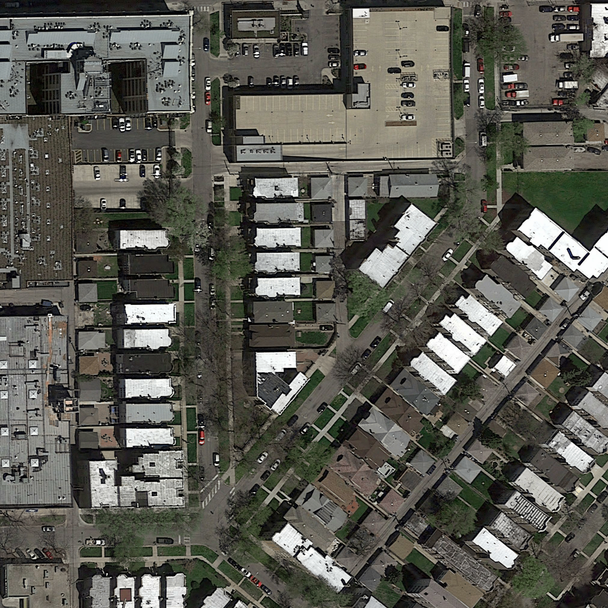
#> input picture Final_Task/test_4.png, 608 x 608 px
$ jupyter execute road_segmentation2.ipynb
#> lines starting #> are read from the running program, lines starting #| are printed output that depends on the picture; after the words box and inside, x2 and y2 are one past the last pixel; in counts of white or black regions, pixels touching at a corner belong together
[cell 1]
import cv2
import numpy as np
import matplotlib.pyplot as plt

[cell 2]
image = cv2.imread('test_4.png')
#> image is the input picture: shape (608, 608, 3); mean B, G, R 82.6, 90.5, 90.8
if image is None:
    print("Error: Image not found.")
else:
    # Preprocessing
    gray = cv2.cvtColor(image, cv2.COLOR_BGR2GRAY)
    hsv = cv2.cvtColor(image, cv2.COLOR_BGR2HSV)
#> hsv: shape (608, 608, 3); mean H, S, V 38.5, 40.9, 93
    h, s, v = cv2.split(hsv)
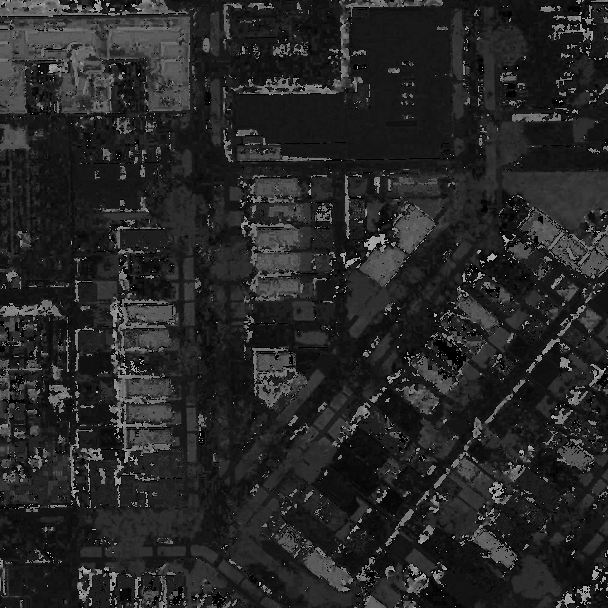
#> h: shape (608, 608); min 0, max 179, mean 38.5
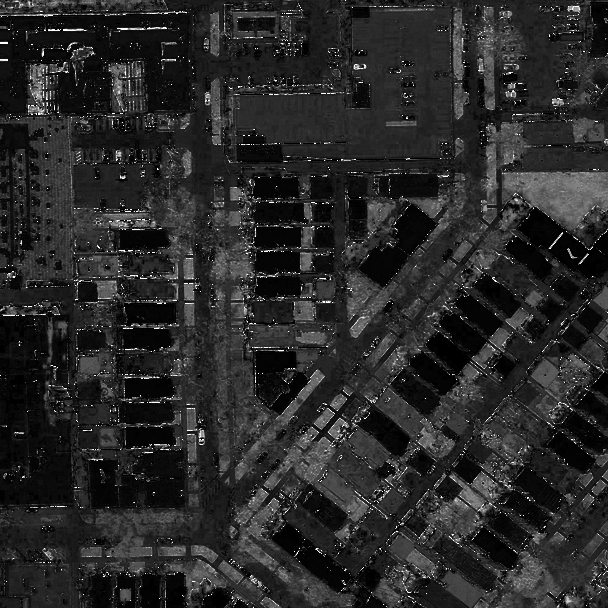
#> s: shape (608, 608); min 0, max 255, mean 40.9
    blurred = cv2.GaussianBlur(gray, (5, 5), 0)

    # Edge Detection
    edges = cv2.Canny(blurred, 100, 200)
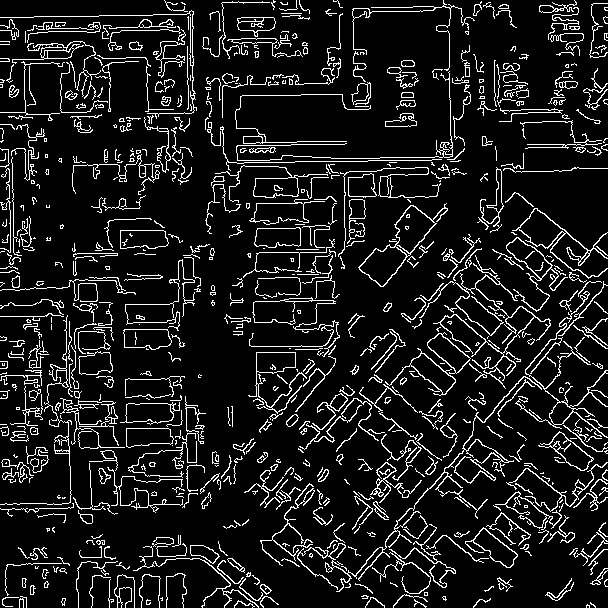
#> edges: shape (608, 608); 10.8% white in thin lines or dots

    # Find Contours
    contours, _ = cv2.findContours(edges, cv2.RETR_EXTERNAL, cv2.CHAIN_APPROX_SIMPLE)
#> contours = 714 contours, 553 with area under 20; largest, box (x1, y1, x2, y2) and area: (358, 203, 448, 287) 2315, (385, 332, 471, 396) 1632, (512, 208, 608, 279) 1224, (506, 237, 568, 312) 917, (120, 402, 180, 425) 844

    # Draw results on a copy
    output = image.copy()
    cv2.drawContours(output, contours, -1, (0, 255, 0), 2)
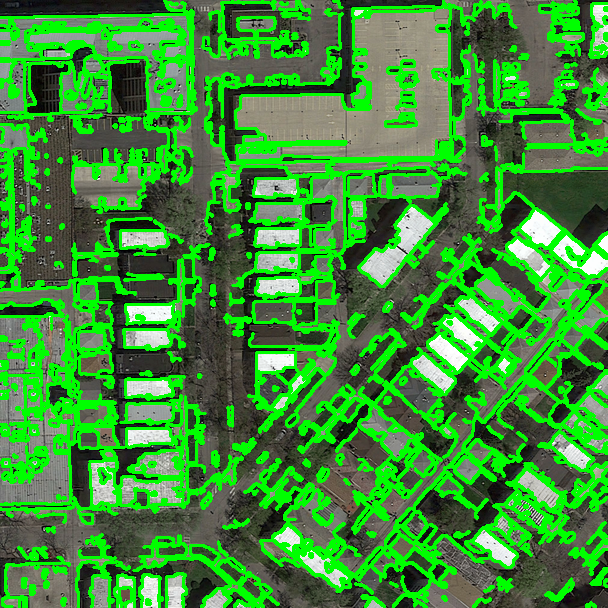
#> output: shape (608, 608, 3); mean B, G, R 55.7, 142.5, 61.7

    # Display using Matplotlib (Convert BGR to RGB)
    plt.imshow(cv2.cvtColor(output, cv2.COLOR_BGR2RGB))
    plt.title('Detected Contours')
    plt.axis('off') # Hide axes
    plt.show()

[cell 3]
# Adaptive Mean Thresholding
thresh_mean = cv2.adaptiveThreshold(
    gray, 255,
    cv2.ADAPTIVE_THRESH_MEAN_C,
    cv2.THRESH_BINARY,
    199, 5
)
#> thresh_mean: shape (608, 608); 47.3% white; 2316 white regions (2145 under 20 px), largest, box (x1, y1, x2, y2) and area: (0, 0, 444, 253) 25108, (247, 281, 509, 593) 20305, (236, 7, 453, 161) 19683

combined = cv2.hconcat([image, cv2.cvtColor(thresh_mean, cv2.COLOR_GRAY2BGR)])

plt.imshow(combined)
plt.title('Adaptive Mean Thresholding')
plt.axis('off') # Hide axes
plt.show()

[cell 4]
thresh_gauss = cv2.adaptiveThreshold(
    gray, 255,
    cv2.ADAPTIVE_THRESH_GAUSSIAN_C,
    cv2.THRESH_BINARY,
    199, 5
)
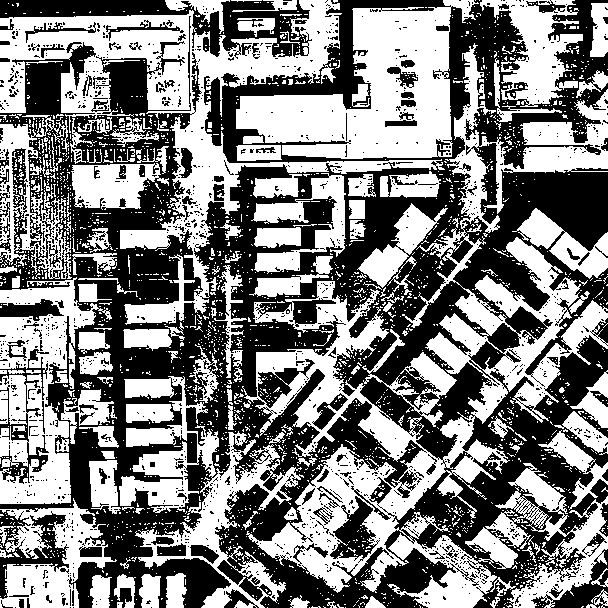
#> thresh_gauss: shape (608, 608); 50.1% white; 1463 black regions (1339 under 20 px), largest, box (x1, y1, x2, y2) and area: (0, 0, 608, 608) 157156, (0, 0, 312, 59) 6406, (0, 510, 69, 599) 2062

combined = cv2.hconcat([image, cv2.cvtColor(thresh_gauss, cv2.COLOR_GRAY2BGR)])

plt.imshow(combined)
plt.title('Adaptive Gaussian Thresholding')
plt.axis('off') # Hide axes
plt.show()

[cell 5]
# Apply Otsu's thresholding
ret, thresh_s = cv2.threshold(s, 0, 255, cv2.THRESH_BINARY_INV + cv2.THRESH_OTSU)
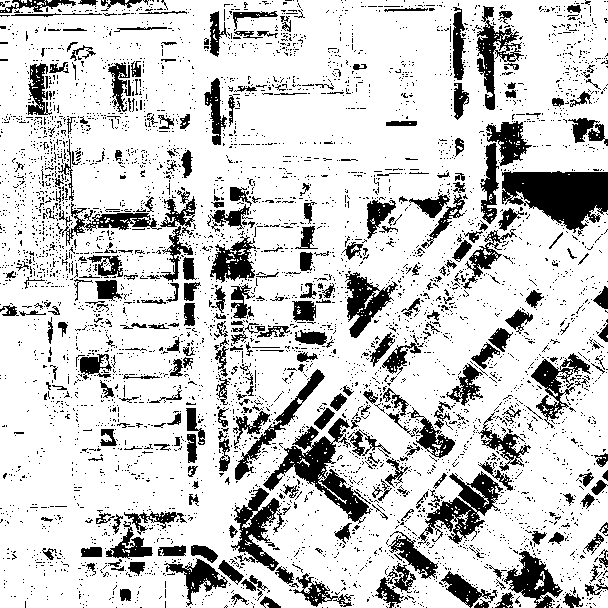
#> thresh_s: shape (608, 608); 80.1% white; 4831 black regions (4504 under 20 px), largest, box (x1, y1, x2, y2) and area: (502, 171, 608, 236) 4404, (263, 418, 373, 524) 3220, (418, 471, 503, 545) 2282
#> ret = 61
v_mask = cv2.inRange(v, 60, 130)
#> v_mask: shape (608, 608); 46.9% white; 2873 white regions (2692 under 20 px), largest, box (x1, y1, x2, y2) and area: (0, 0, 608, 608) 125992, (0, 114, 169, 410) 14581, (68, 113, 171, 177) 3355
road_candidates = cv2.bitwise_and(thresh_s, v_mask)
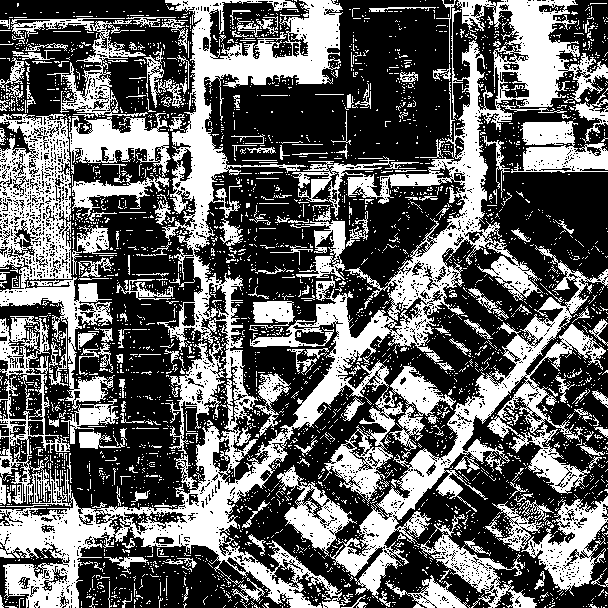
#> road_candidates: shape (608, 608); 38.8% white; 3615 white regions (3384 under 20 px), largest, box (x1, y1, x2, y2) and area: (0, 0, 608, 608) 65412, (330, 245, 608, 599) 14786, (0, 114, 115, 410) 11324

# Connected component analysis
num_labels, labels, stats, centroids = cv2.connectedComponentsWithStats(road_candidates)
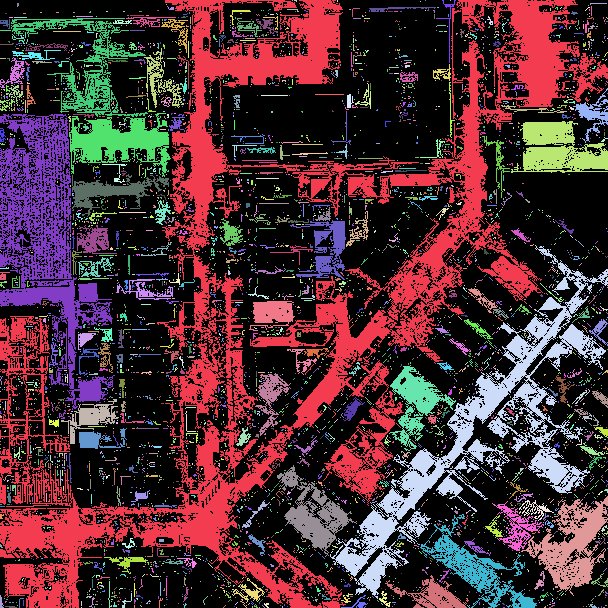
#> labels: shape (608, 608) int32; 3616 distinct labels, from 0 to 3615; one colour per label, 0 black
#> num_labels = 3616; centroids = 3616 pairs, first value 0 to 607, second value 0 to 607

# Filter by shape - roads are elongated
filtered = np.zeros_like(road_candidates)
for i in range(1, num_labels):
    area = stats[i, cv2.CC_STAT_AREA]
    w = stats[i, cv2.CC_STAT_WIDTH]
    h = stats[i, cv2.CC_STAT_HEIGHT]
    aspect_ratio = max(w,h) / (min(w,h) + 1e-5)

    # Roads are elongated (high aspect ratio) or large connected networks
    if aspect_ratio > 2.0 and area > 500:
        filtered[labels == i] = 255
#> this loop made 3615 passes
#> (area, w, h, aspect_ratio) on passes 1, 7, 14: (65412, 608, 608, 1), (109, 20, 63, 3.15), (142, 67, 5, 13.4)
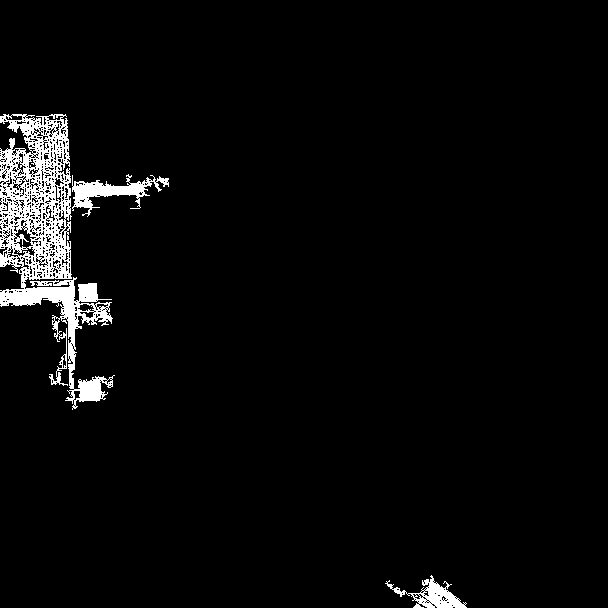
#> filtered: shape (608, 608); 3.7% white; 3 white regions, box (x1, y1, x2, y2) and area: (0, 114, 115, 410) 11324, (72, 174, 169, 217) 1339, (385, 575, 467, 608) 943

combined = cv2.hconcat([image,cv2.cvtColor(road_candidates, cv2.COLOR_GRAY2BGR),  cv2.cvtColor(filtered, cv2.COLOR_GRAY2BGR)])
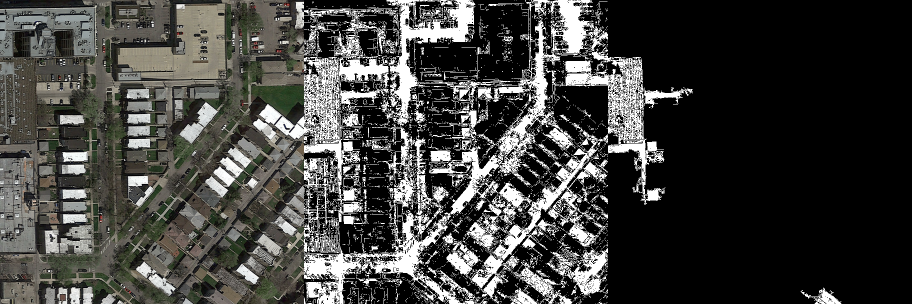
#> combined: shape (608, 1824, 3) (shown at 1/2 size); mean B, G, R 63.7, 66.3, 66.4

plt.imshow(combined)
plt.title('Otsu Thresholding')
plt.axis('off') # Hide axes
plt.show()

[cell 6]
hsv = cv2.cvtColor(image, cv2.COLOR_BGR2HSV)
h, s, v = cv2.split(hsv)

fig, axes = plt.subplots(1, 3, figsize=(20, 6))
axes[0].imshow(h, cmap='gray')
axes[0].set_title('Hue')
axes[1].imshow(s, cmap='gray')
axes[1].set_title('Saturation')
axes[2].imshow(v, cmap='gray')
axes[2].set_title('Value')
plt.show()

$ run again, with Final_Task/topdown_image.png copied over Final_Task/test_4.png
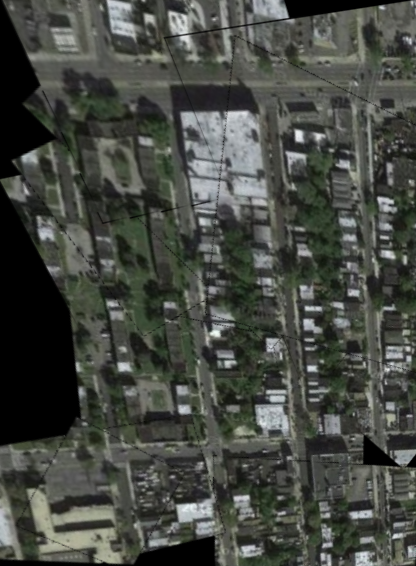
#> input picture Final_Task/topdown_image.png, 416 x 566 px
#> image is the input picture: shape (566, 416, 3); mean B, G, R 66.8, 73, 69.9
#> hsv: shape (566, 416, 3); mean H, S, V 45.8, 27.2, 73.4
#> `edges = cv2.Canny(blurred, 100, 200)`:
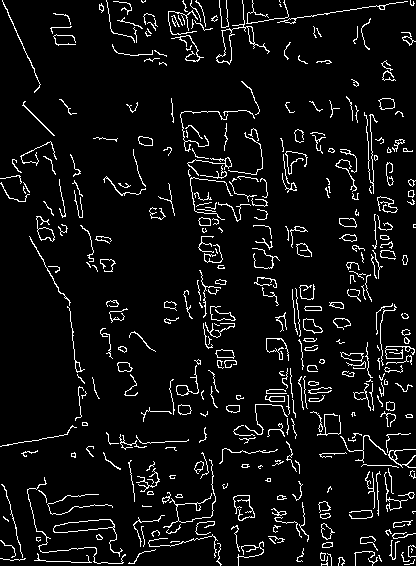
#> edges: shape (566, 416); 6.4% white in thin lines or dots
#> contours = 375 contours, 315 with area under 20; largest, box (x1, y1, x2, y2) and area: (53, 519, 123, 557) 520, (216, 0, 270, 65) 364, (36, 216, 55, 242) 166, (303, 318, 323, 334) 162, (378, 98, 395, 110) 137
#> thresh_mean: shape (566, 416); 51.6% white; 443 black regions (341 under 20 px), largest, box (x1, y1, x2, y2) and area: (0, 0, 416, 566) 66605, (0, 183, 102, 447) 14978, (362, 107, 416, 365) 6508
#> thresh_gauss: shape (566, 416); 50.3% white; 455 black regions (358 under 20 px), largest, box (x1, y1, x2, y2) and area: (0, 0, 416, 566) 69534, (0, 183, 86, 446) 12930, (362, 107, 416, 365) 6722
#> thresh_s: shape (566, 416); 77% white; 579 black regions (460 under 20 px), largest, box (x1, y1, x2, y2) and area: (56, 153, 206, 394) 13260, (214, 229, 292, 444) 6379, (274, 149, 347, 331) 5247
#> ret = 39
#> v_mask: shape (566, 416); 51.3% white; 1022 black regions (780 under 20 px), largest, box (x1, y1, x2, y2) and area: (0, 0, 197, 447) 30896, (0, 453, 220, 566) 8183, (297, 305, 416, 507) 6221
#> road_candidates: shape (566, 416); 40.7% white; 363 white regions (289 under 20 px), largest, box (x1, y1, x2, y2) and area: (0, 0, 416, 566) 72963, (311, 452, 416, 566) 5098, (20, 144, 98, 286) 4074
#> labels: shape (566, 416) int32; 364 distinct labels, from 0 to 363
#> num_labels = 364; stats = 364 rows, first 6: [0, 0, 416, 566, 139713], [0, 0, 416, 566, 72963], [141, 0, 6, 3, 11], [262, 0, 3, 4, 7], [280, 0, 7, 10, 31], [287, 11, 1, 3, 3]; centroids = 364 pairs, first value 9.7 to 415, second value 1 to 565
#> the loop `for i in range(1, num_labels):` made 363 passes
#> (area, w, h, aspect_ratio) on passes 1, 4, 23: (72963, 416, 566, 1.36), (31, 7, 10, 1.43), (23, 6, 7, 1.17)
#> `combined = cv2.hconcat([image,cv2.cvtColor(road_candidates, cv2.COLOR_..`:
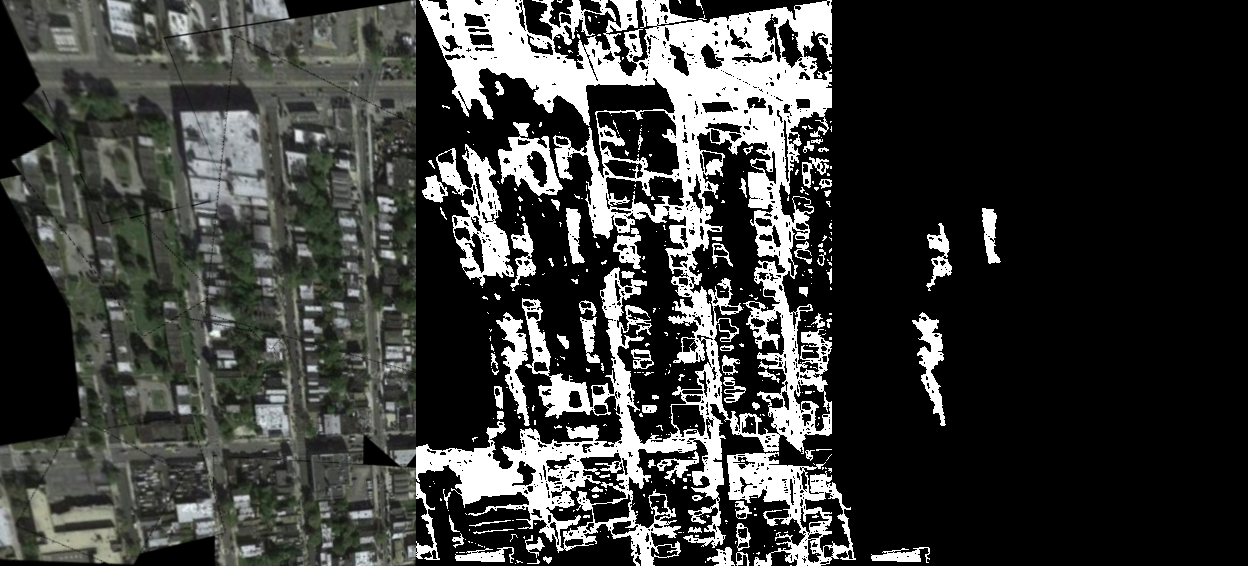
#> combined: shape (566, 1248, 3); mean B, G, R 58.2, 60.3, 59.2

$ run again, with Final_Task/test_1.jpg saved as Final_Task/test_4.png
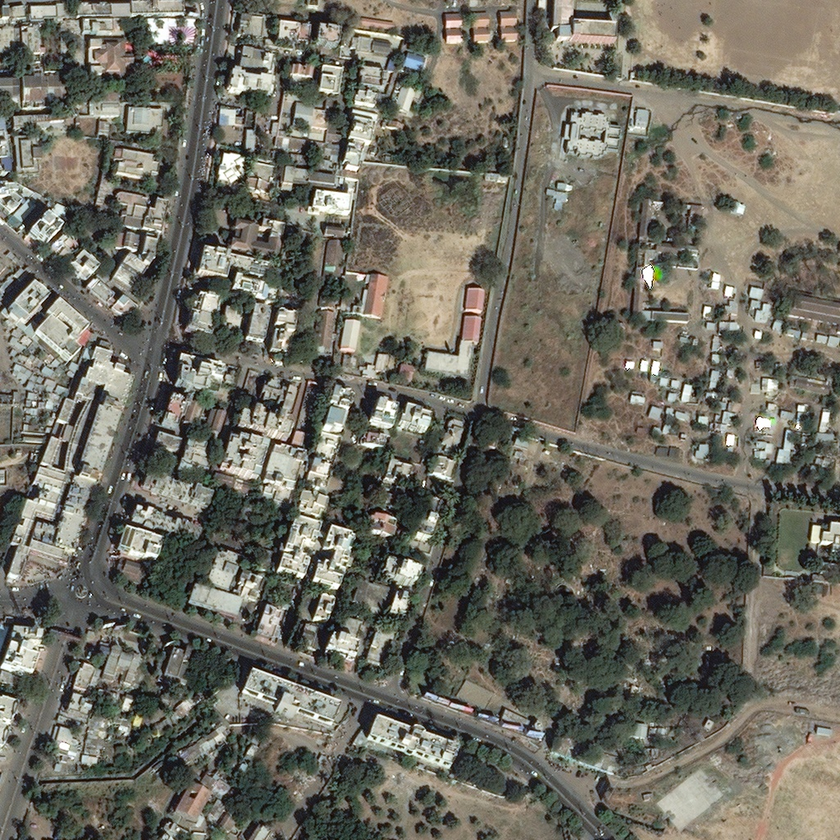
#> input picture Final_Task/test_1.jpg, 840 x 840 px, shrunk from 1024 x 1024 before the run
#> image is the input picture: shape (840, 840, 3); mean B, G, R 96.7, 107.5, 109.4
#> hsv: shape (840, 840, 3); mean H, S, V 40.6, 45.2, 112.7
#> edges: shape (840, 840); 11% white in thin lines or dots
#> contours = 1631 contours, 1326 with area under 20; largest, box (x1, y1, x2, y2) and area: (105, 524, 163, 576) 1258, (58, 384, 127, 513) 1009, (396, 402, 432, 433) 728, (51, 337, 132, 435) 650, (218, 153, 245, 190) 638
#> thresh_mean: shape (840, 840); 52.4% white; 3076 black regions (2780 under 20 px), largest, box (x1, y1, x2, y2) and area: (0, 0, 672, 840) 220686, (488, 346, 840, 780) 34320, (569, 92, 840, 432) 16312
#> thresh_gauss: shape (840, 840); 53.7% white; 3274 black regions (2936 under 20 px), largest, box (x1, y1, x2, y2) and area: (0, 0, 840, 840) 212221, (488, 346, 840, 780) 25355, (493, 464, 622, 683) 7839
#> thresh_s: shape (840, 840); 90.7% white; black in thin lines or dots
#> ret = 78
#> v_mask: shape (840, 840); 48.3% white; 2710 white regions (2464 under 20 px), largest, box (x1, y1, x2, y2) and area: (0, 0, 840, 840) 312995, (623, 60, 840, 113) 3172, (0, 118, 58, 184) 1006
#> road_candidates: shape (840, 840); 44.8% white; 4647 white regions (4363 under 20 px), largest, box (x1, y1, x2, y2) and area: (0, 0, 840, 840) 263897, (738, 224, 840, 346) 5690, (20, 118, 142, 279) 3541
#> labels: shape (840, 840) int32; 4648 distinct labels, from 0 to 4647
#> num_labels = 4648; centroids = 4648 pairs, first value 0 to 839, second value 0 to 839
#> the loop `for i in range(1, num_labels):` made 4647 passes
#> (area, w, h, aspect_ratio) on passes 1 to 3: (111, 23, 16, 1.44), (263897, 840, 840, 1), (35, 28, 3, 9.33)
#> `combined = cv2.hconcat([image,cv2.cvtColor(road_candidates, cv2.COLOR_..`:
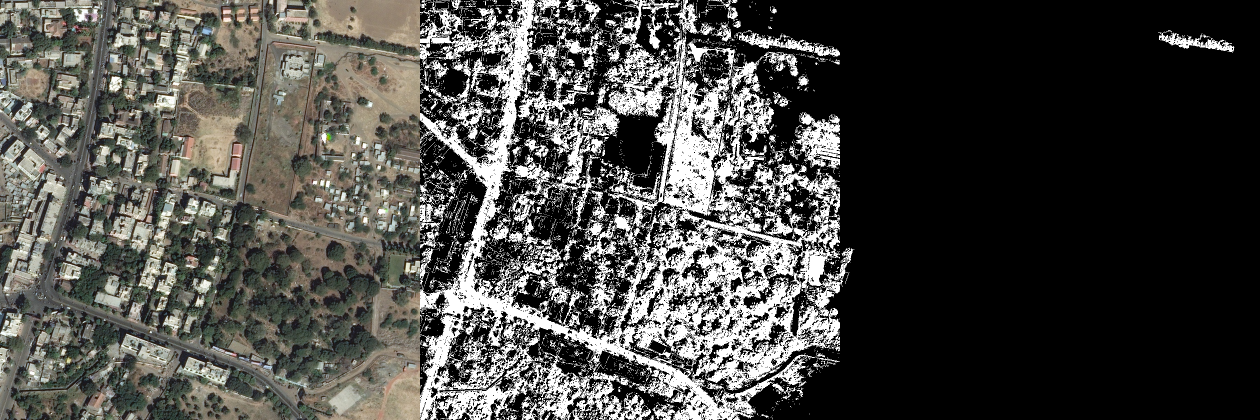
#> combined: shape (840, 2520, 3) (shown at 1/2 size); mean B, G, R 70.6, 74.2, 74.9
